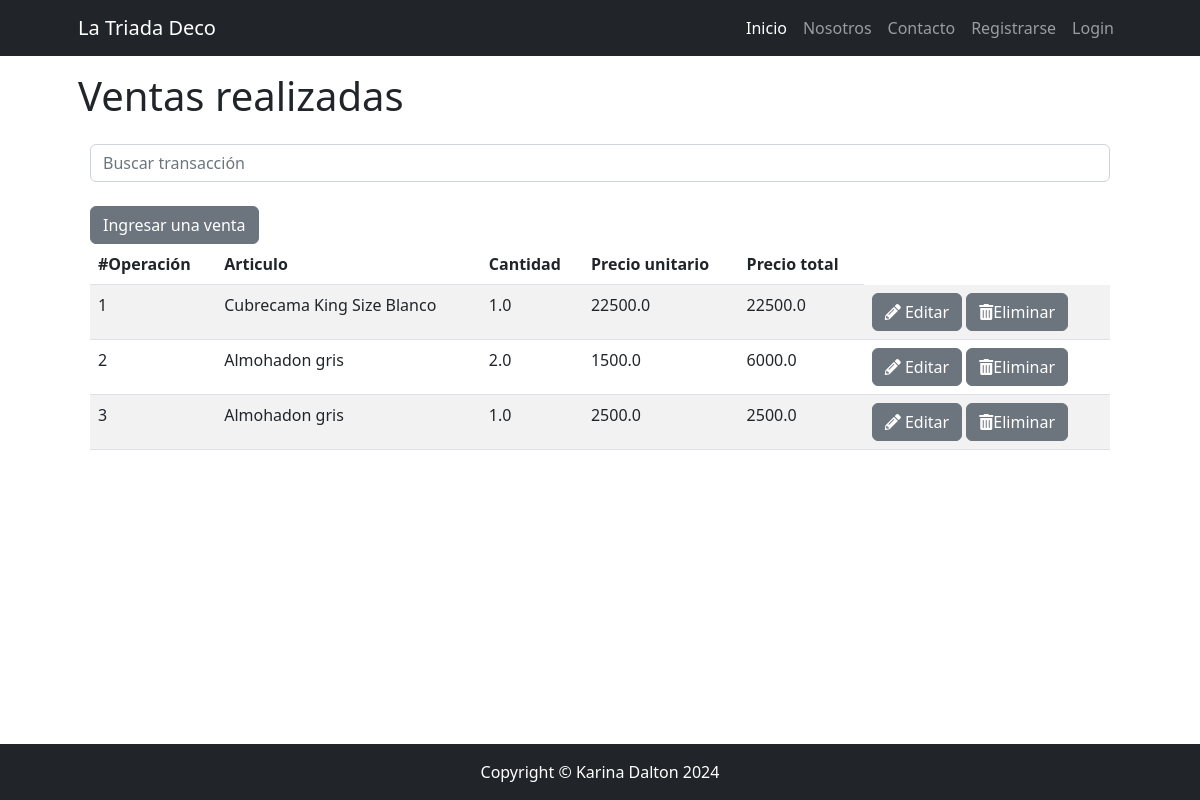
The page /catalogo/venta/list/ on the database as committed earlier.
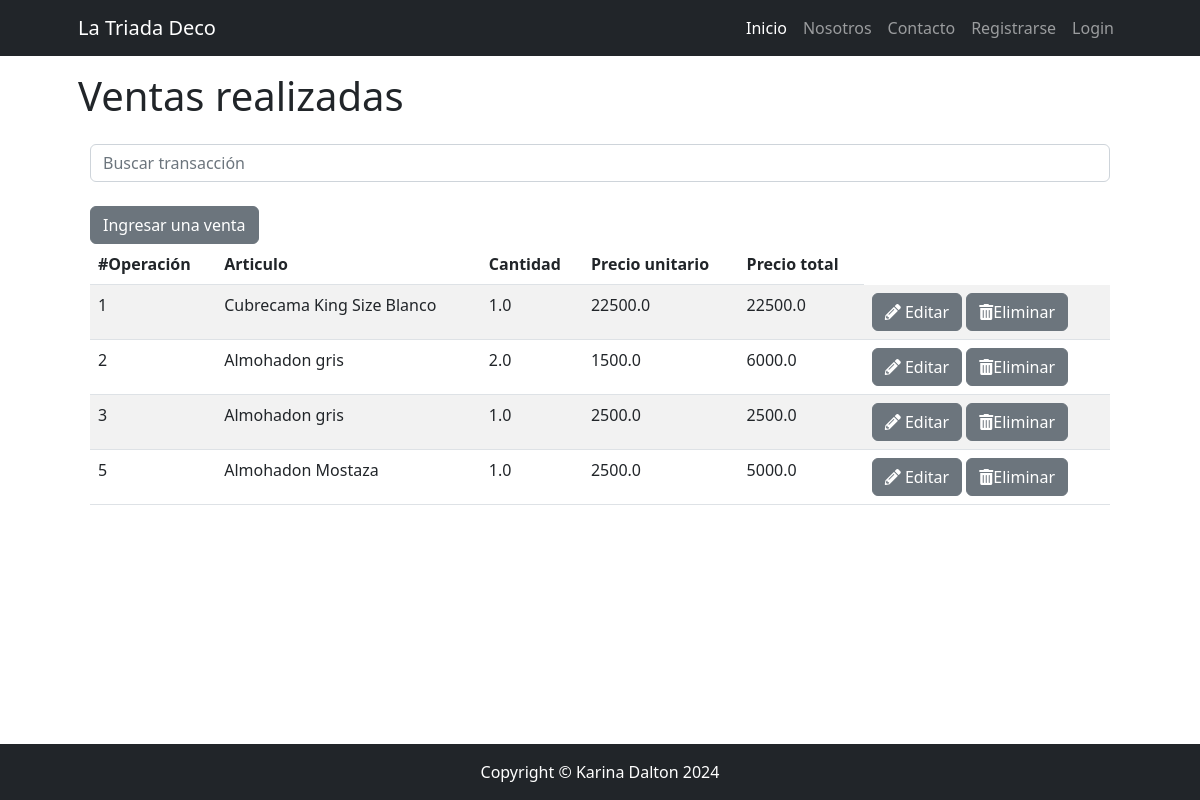
The same page on the database as committed later.
### apps/catalogo/models.py (models this page shows, shortened)
class Venta(models.Model):
    operacion = models.AutoField(primary_key=True)
    articulo = models.ForeignKey(
        Producto, null=True, blank=True, on_delete=models.SET_NULL)
    cliente = models.ForeignKey(
        Cliente, null=True, blank=True, on_delete=models.SET_NULL)
    cantidad = models.FloatField()
    precio_unitario = models.FloatField(default=0, editable=True)
    precio_neto = models.FloatField(default=0, editable=True)
    fecha_operacion = models.DateField(
        default=timezone.now, editable=False, verbose_name="fecha de operación")

class Producto(models.Model):
    nombre = models.CharField(max_length=150)
    categoria = models.ForeignKey(
        Categoria, null=True, blank=True, on_delete=models.SET_NULL)
    precio = models.FloatField()
    fecha_creacion = models.DateField(
        default=timezone.now, editable=False, verbose_name="fecha de creación")
    descripcion = models.TextField(
        null=True, blank=True, verbose_name="descripción")
    def __str__(self):
        return f"{self.nombre}"
    class Meta:
        verbose_name = "producto"
        verbose_name_plural = "productos"

### apps/catalogo/views.py (the view)
# urls.py: path("venta/list/", VentaList.as_view(), name="venta_list"),
class VentaList(ListView):
    model = Venta
    template_name = 'catalogo/venta_list.html'
    def get_queryset(self):
        if self.request.GET.get("consulta"):
            consulta = self.request.GET.get("consulta")
            object_list = Venta.objects.filter(nombre__icontains=consulta)
        else:
            object_list = Venta.objects.all()
        return object_list

### apps/catalogo/templates/catalogo/venta_list.html
{% extends 'core/base.html' %}
{% block content_title %}
Ventas realizadas
{% endblock content_title %}
{% block content %}
<div class="container">
    <div class="mb-4">
        <form method="get">
            <input type="text" class="form-control" name="consulta" placeholder="Buscar transacción">
        </form>
    </div>
    <a {% if user.is_authenticated %} href="{% url 'catalogo:venta_form' %}" {% else %} href="{% url 'core:login' %}"
        {%endif %} class="btn btn-secondary">Ingresar una venta</a>
    <table class="table table-striped">
        <thead>
            <tr>
                <th>#Operación</th>
                <th>Articulo</th>
                <th>Cantidad</th>
                <th>Precio unitario</th>
                <th>Precio total</th>
            </tr>
        </thead>
        <tbody>
            {% for item in object_list %}
            <tr>
                <td>{{ item.operacion }}</td>
                <td>{{ item.articulo }}</td>
                <td>{{ item.cantidad }}</td>
                <td>{{ item.precio_unitario }}</td>
                <td>{{ item.precio_neto }}</td>
                <td>
                    <a href=" {% url 'catalogo:venta_update' item.pk %}" class="btn btn-secondary"><i
                            class="fas fa-pencil-alt"></i> Editar</a>
                    <a href="{% url 'catalogo:venta_confirm_delete' item.pk %}" class="btn btn-secondary"><i
                            class="fas fa-trash-alt"></i>Eliminar</a>
                </td>
            </tr>
            {% empty %}
            <tr>
                <td class="text-center">No hay información disponible.</td>
            </tr>
            {% endfor %}
        </tbody>
    </table>
</div>
{% endblock content %}

Rows that differ between the two databases and show on the page:
added Venta: operacion "5", articulo "Almohadon Mostaza", cantidad "1.0", precio_unitario "2500.0", precio_neto "5000.0"
